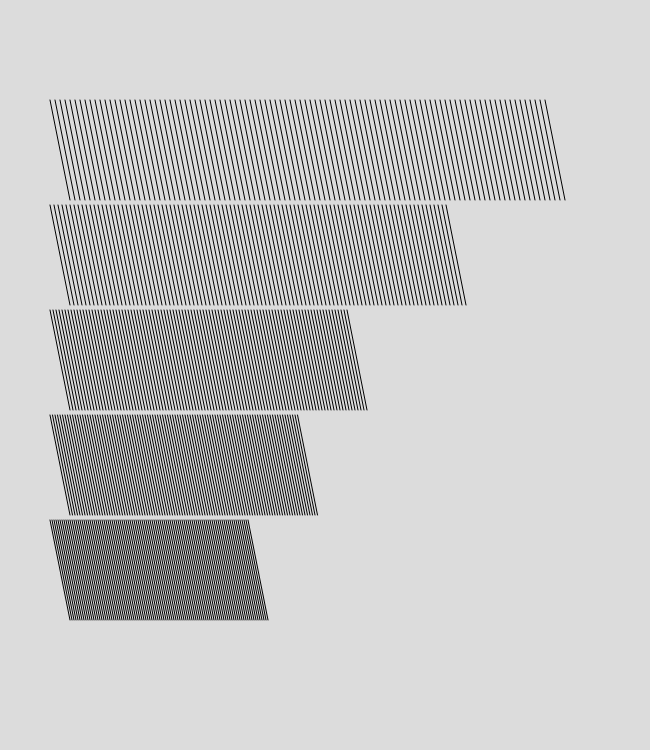
Frame 1 (no input)
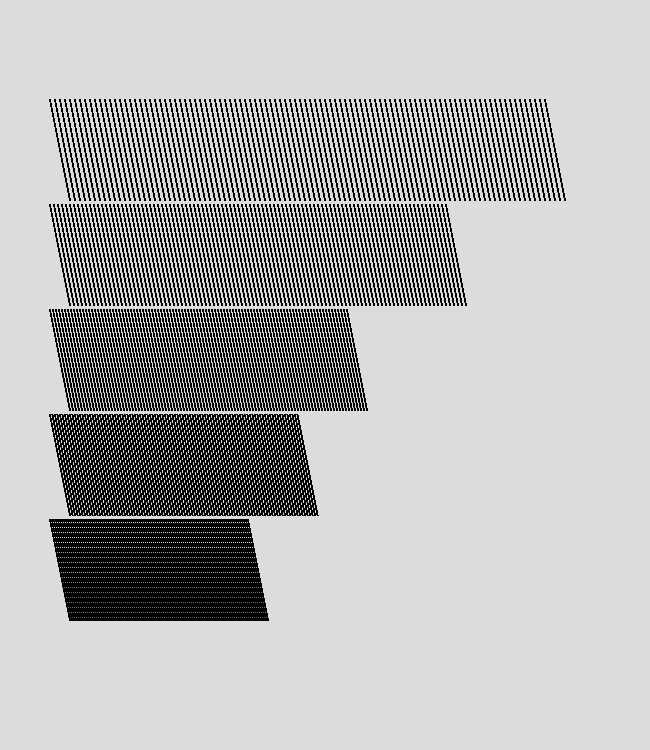
Frame 60 (no input)
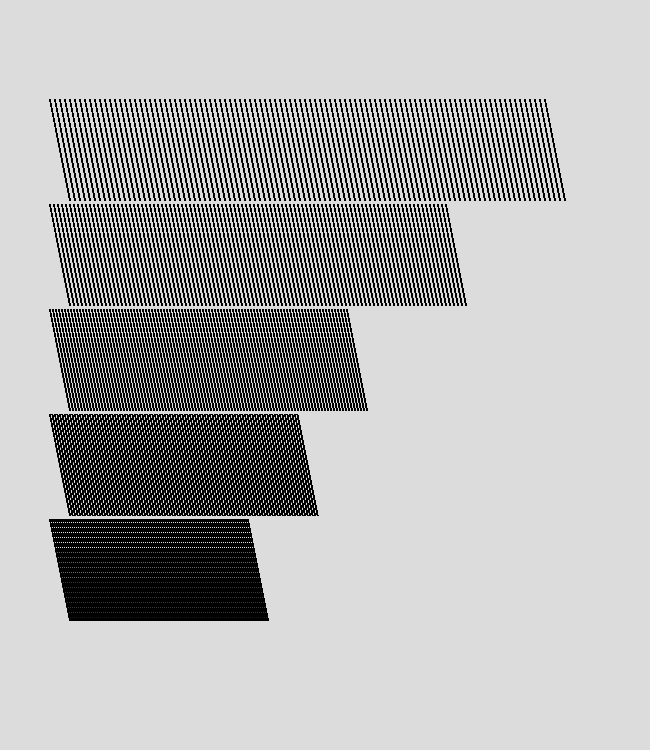
Frame 120 (the mouse pressed at the canvas centre since frame 60)

The p5.js sketch that drew these frames (run headless with seeded random() and noise() and a simulated clock; from frame 60 on, the mouse is pressed at the canvas centre):

// p5.js sketch
// ── sketch.js
let xa = 50;
let xb = 70;
let ya = 100;
let yb = 200;

function setup() {
    createCanvas(650, 750);
    background(220);
}

function draw() {
    for (let i = 0; i < 100; i++) {
        line(5*i+xa,ya,5*i+xb,yb);
        line(4*i+xa,105+ya,4*i+xb,105+yb);
        line(3*i+xa,210+ya,3*i+xb,210+yb);
        line(2.5*i+xa,315+ya,2.5*i+xb,315+yb);
        line(2*i+xa,420+ya,2*i+xb,420+yb);
    }
}
